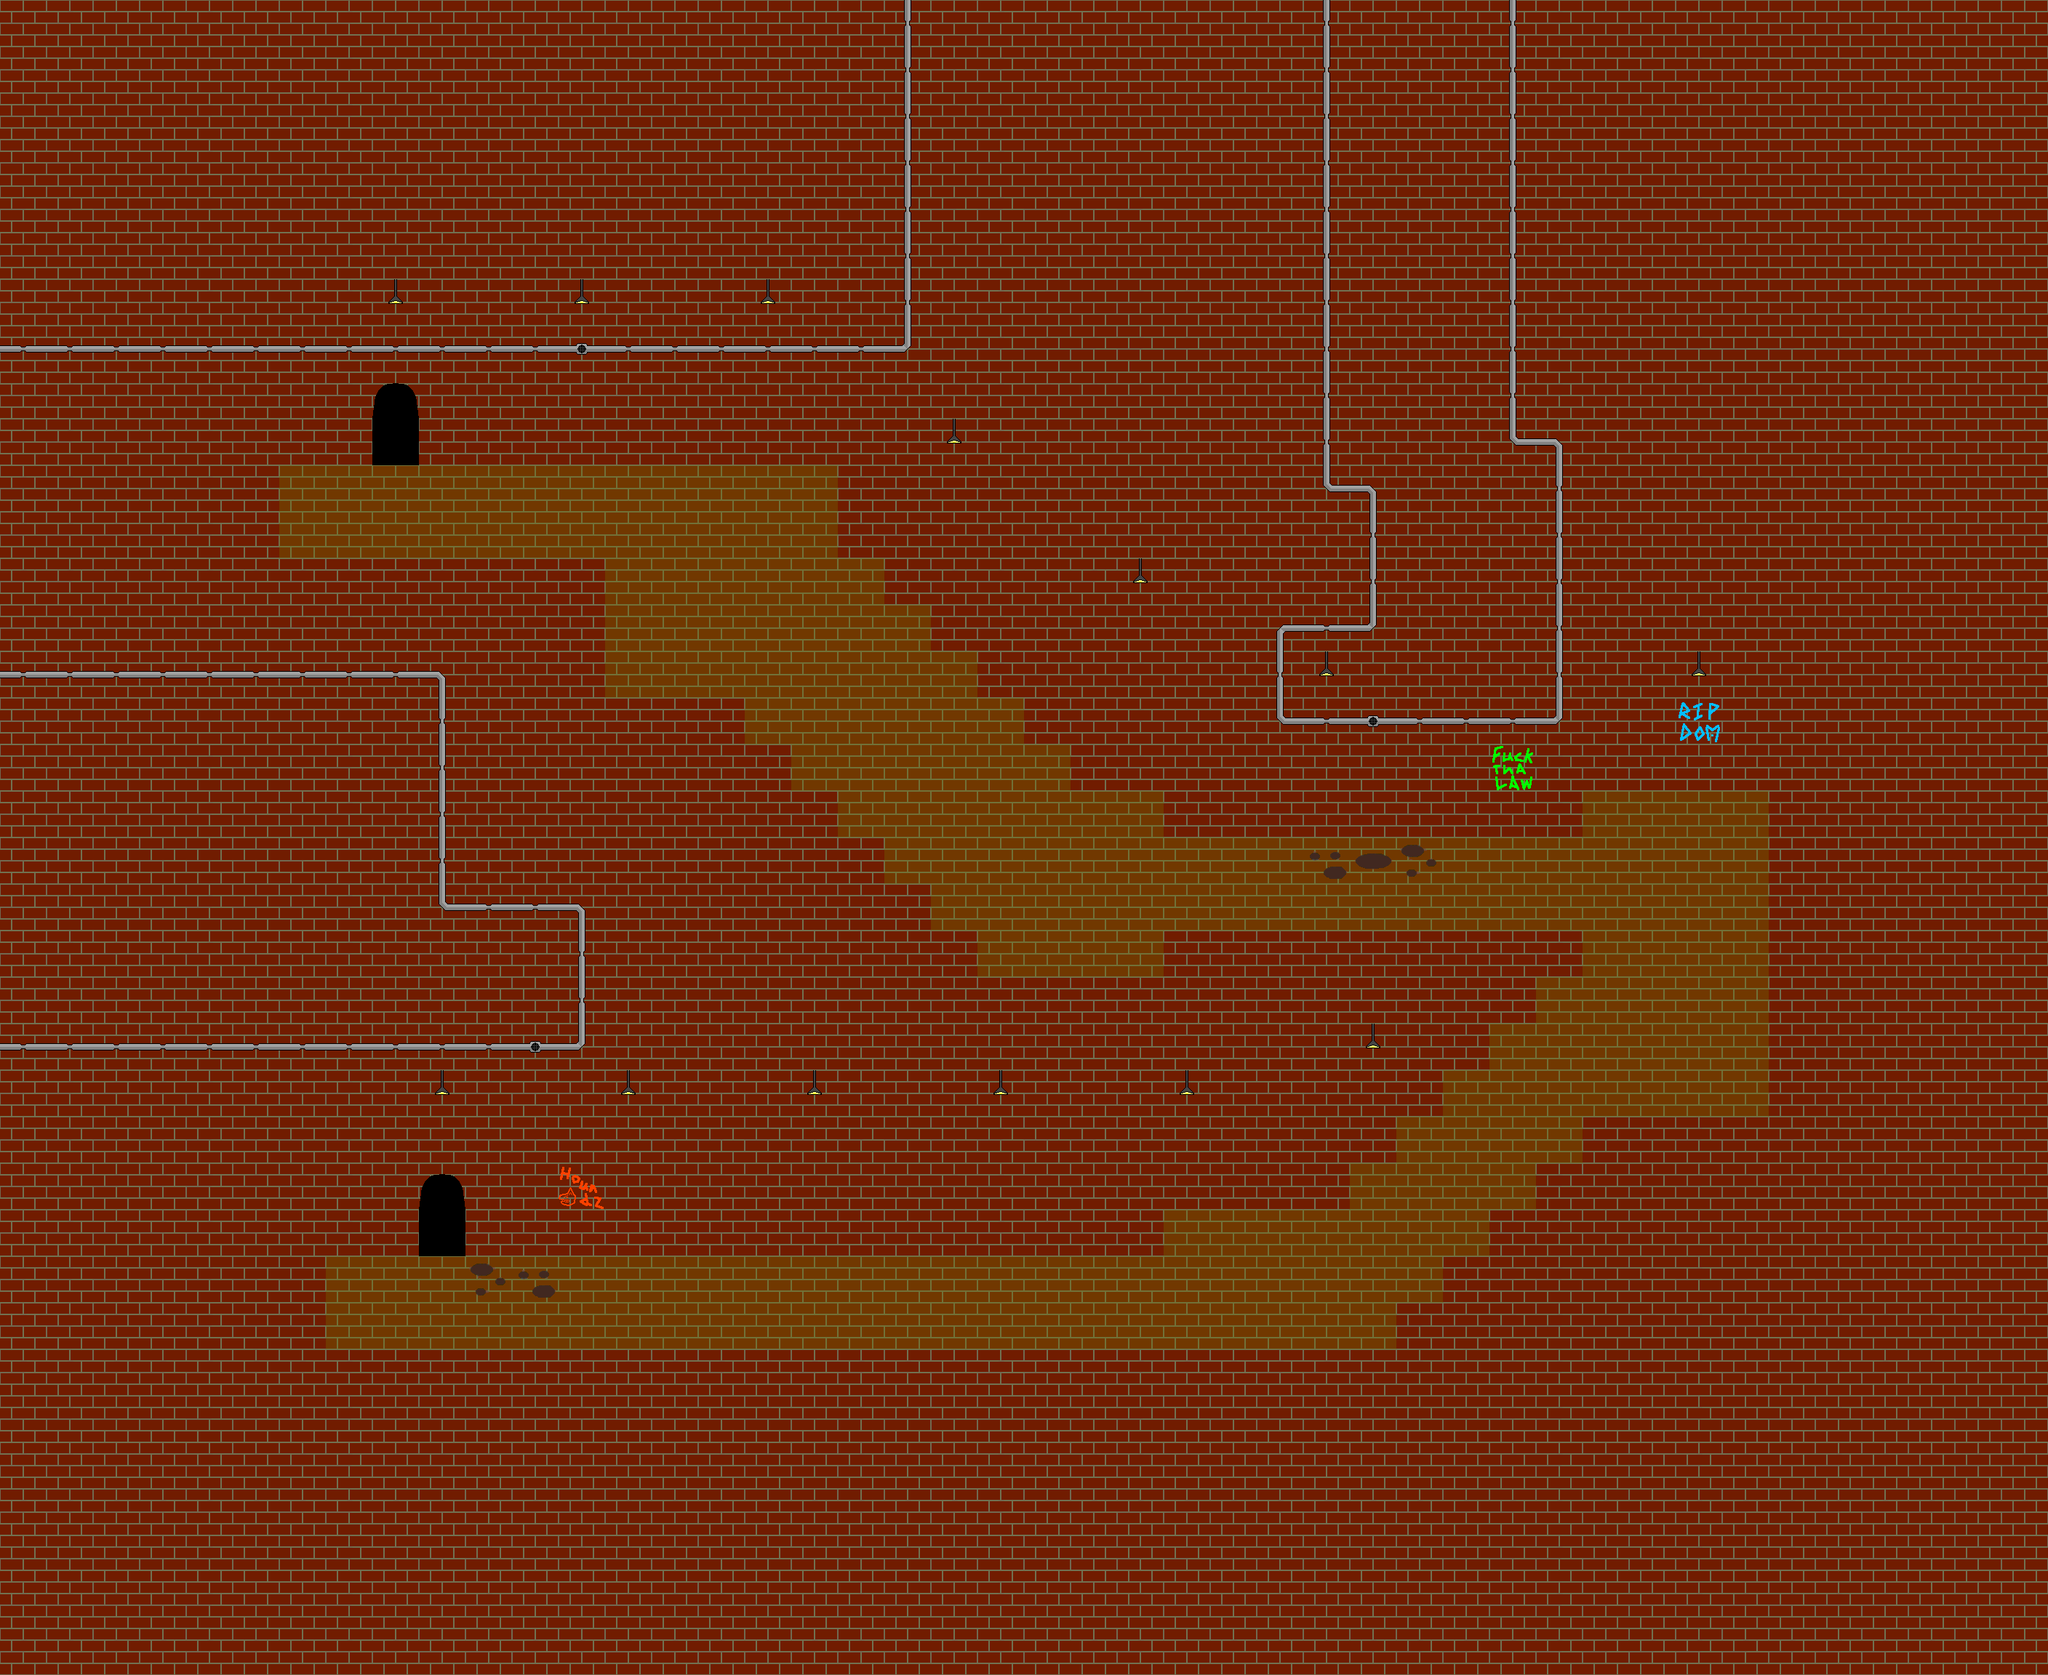

A 2D game scene composited from a Tiled map and its tileset images. What follows is a short description and the map's XML, with each tile layer's data collapsed to a summary:
An orthogonal 44x36 tile map with 64x64 px tiles, 3 tile layers (Background, Background2, Terrain) and 52 objects (9x Sewer Bat, 4x Addled Mouse Thug, from map_1).

<map version="1.0" tiledversion="1.0.1" orientation="orthogonal" renderorder="right-down" width="44" height="36" tilewidth="64" tileheight="64" nextobjectid="70">
 <tileset firstgid="1" name="sewerbrick" tilewidth="64" tileheight="64" tilecount="24" columns="4">
  <image source="sewerbrick.png" width="256" height="384" />
 </tileset>
 <layer name="Background" width="44" height="36">
  <data>[1584 cells, 193 non-empty, 4 distinct tile ids]</data>
 </layer>
 <layer name="Background2" width="44" height="36">
  <data>[1584 cells, 1393 non-empty, 16 distinct tile ids]</data>
 </layer>
 <layer name="Terrain" width="44" height="36">
  <data>[1584 cells, 0 non-empty, 0 distinct tile ids]</data>
 </layer>
 <objectgroup name="Spawn / Warp" visible="0">
  <object id="18" name="from map_1" x="574" y="642" width="70" height="66">
   <properties>
    <property name="previousMap" value="map_1" />
   </properties>
  </object>
 </objectgroup>
 <objectgroup name="Collision (grounded)" visible="0">
  <object id="21" x="384" y="1856" width="2048" height="128" />
  <object id="22" x="384" y="320" width="2048" height="192" />
  <object id="23" x="384" y="512" width="128" height="128" />
  <object id="24" x="576" y="512" width="1856" height="128" />
  <object id="25" x="1152" y="640" width="1280" height="128" />
  <object id="26" x="1216" y="768" width="1216" height="64" />
  <object id="27" x="1280" y="832" width="1152" height="64" />
  <object id="28" x="1344" y="896" width="1088" height="64" />
  <object id="29" x="1408" y="960" width="1024" height="64" />
  <object id="30" x="1472" y="1024" width="960" height="64" />
  <object id="31" x="1600" y="1088" width="576" height="64" />
  <object id="32" x="384" y="768" width="448" height="832" />
  <object id="33" x="384" y="1600" width="192" height="128" />
  <object id="34" x="384" y="1728" width="64" height="128" />
  <object id="35" x="640" y="1600" width="960" height="128" />
  <object id="36" x="1920" y="1792" width="512" height="64" />
  <object id="37" x="1984" y="1728" width="448" height="64" />
  <object id="38" x="2048" y="1664" width="384" height="64" />
  <object id="39" x="2112" y="1600" width="320" height="64" />
  <object id="40" x="2176" y="1536" width="256" height="64" />
  <object id="41" x="832" y="960" width="192" height="640" />
  <object id="42" x="1024" y="1088" width="128" height="512" />
  <object id="43" x="1600" y="1280" width="576" height="64" />
  <object id="44" x="1152" y="1344" width="960" height="64" />
  <object id="45" x="1024" y="1024" width="64" height="64" />
  <object id="46" x="1152" y="1152" width="64" height="192" />
  <object id="47" x="1216" y="1216" width="64" height="128" />
  <object id="48" x="1280" y="1280" width="64" height="64" />
  <object id="49" x="1152" y="1408" width="896" height="64" />
  <object id="50" x="1152" y="1472" width="832" height="64" />
  <object id="51" x="1152" y="1536" width="768" height="64" />
  <object id="52" x="1600" y="1600" width="256" height="64" />
  <object id="53" x="512" y="512" width="64" height="64" />
  <object id="54" x="576" y="1600" width="64" height="64" />
  <object id="55" x="0" y="0" width="2816" height="320" />
  <object id="64" x="384" y="1984" width="2048" height="320" />
  <object id="66" x="0" y="320" width="384" height="1984" />
  <object id="67" x="2432" y="320" width="384" height="1984" />
 </objectgroup>
 <objectgroup name="Collision (aerial)" visible="0" />
 <objectgroup name="Mobs" visible="0">
  <object id="5" name="Sewer Bat" x="1444" y="490.667" width="160" height="145.333" />
  <object id="6" name="Sewer Bat" x="2106" y="430" width="174" height="166" />
  <object id="7" name="Addled Mouse Thug" x="2236" y="1010" width="126" height="138" />
  <object id="8" name="Addled Mouse Thug" x="2224" y="1182" width="126" height="120" />
  <object id="9" name="Sewer Bat" x="1632" y="1324" width="156" height="144" />
  <object id="10" name="Addled Mouse Thug" x="2192" y="1356" width="138" height="150" />
  <object id="11" name="Addled Mouse Thug" x="2026" y="1478" width="138" height="124" />
  <object id="12" name="Sewer Bat" x="880" y="1326" width="156" height="136" />
  <object id="13" name="Sewer Bat" x="444" y="1860" width="178" height="116" />
  <object id="14" name="Sewer Bat" x="1853" y="658.5" width="144.5" height="138" />
  <object id="15" name="Sewer Bat" x="1083" y="1339" width="158" height="134" />
  <object id="16" name="Sewer Bat" x="1341" y="1354" width="180" height="135" />
  <object id="17" name="Sewer Bat" x="909.333" y="1550.67" width="157.333" height="144" />
 </objectgroup>
</map>
